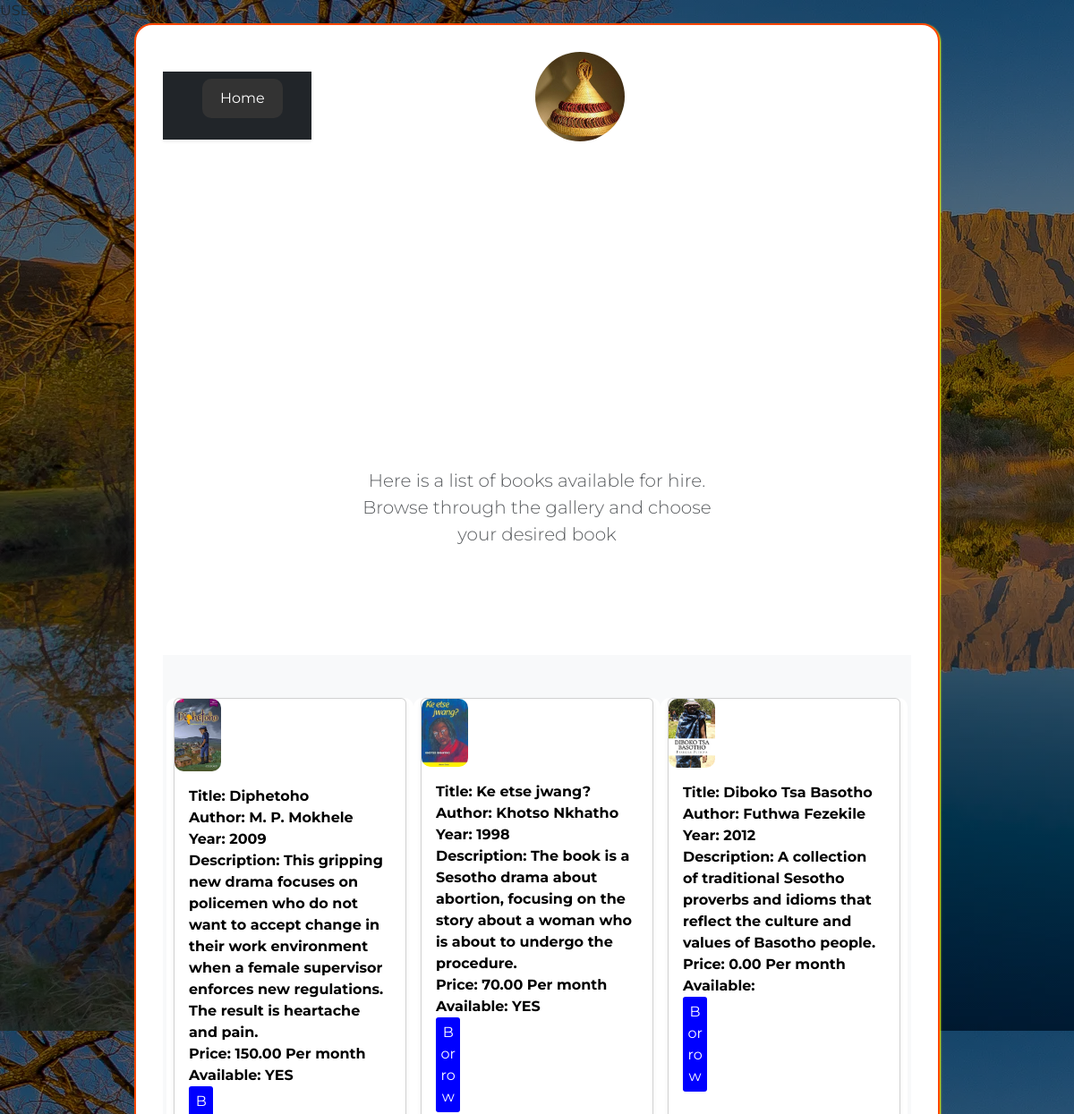
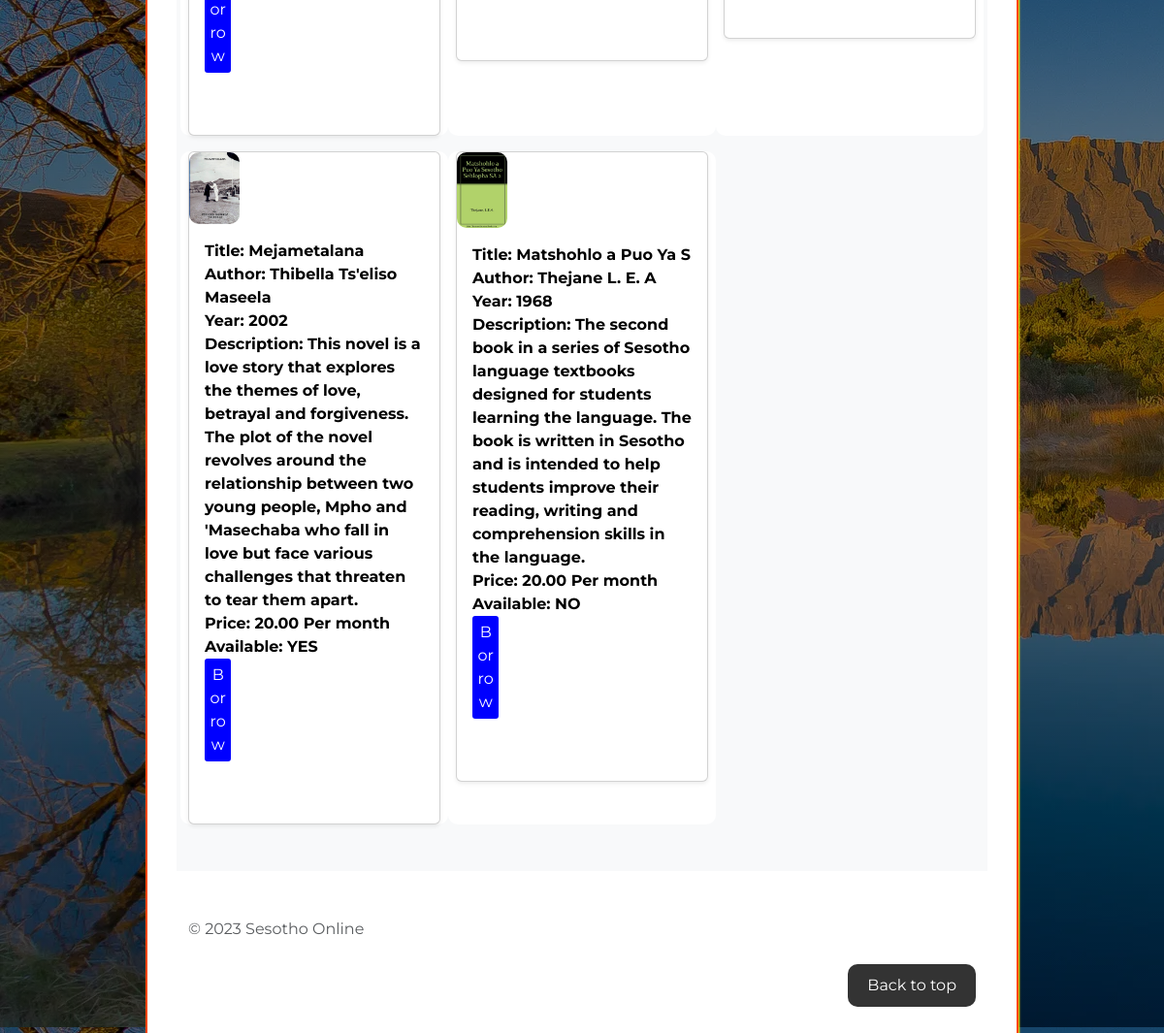
Page /rental.php on the committed database (2 pictures, top to bottom).
### tables this page shows
CREATE TABLE `books` (
  `id` int(11) NOT NULL,
  `title` varchar(20) NOT NULL,
  `author` varchar(30) NOT NULL,
  `publisher` varchar(30) NOT NULL,
  `description` varchar(1000) NOT NULL,
  `year` int(11) NOT NULL,
  `price` decimal(10,2) NOT NULL,
  `availability` varchar(10) NOT NULL,
  `image_data` blob NOT NULL
);

### rental.php (the view, shortened to what this page needs)
<?php
$conn = new mysqli('localhost','root','','sesotho');?>
<!doctype html>
<html lang="en">
  <head>
<link href="bootstrap-5.0.2-dist/css/bootstrap.min.css" rel="stylesheet">
  </head>
  <body>
  <div class="wrapper">
  <div class="box">
<header>
<div style="display: flex; align-items: center;">
  <div class="navbar navbar-dark bg-dark shadow-sm">
    <div class="container">
	  <br></br>
      <nav>
        <ul>
		  <li><a href="index.php">Home</a></li>
        </ul>
      </nav>
    </div>
  </div>
<img  src="image/mokorotlo2.jpg" alt="" width="100" height="100">
</div>
</header>
<main>
  <section class="py-5 text-center container">
    <div class="row py-lg-5">
      <div class="col-lg-6 col-md-8 mx-auto">
        <h1 class="fw-light">Sesotho Online Books For Hire</h1>
        <p1 class="lead text-muted">Here is a list of books available for hire. Browse through the gallery and choose your desired book </p1><br></br>
      </div>
    </div>
  </section>
  <div class="album py-5 bg-light">
    <div class="container">
<div class="row row-cols-1 row-cols-sm-2 row-cols-md-3 g-3">
    <?php
    $sql = "SELECT * FROM books";
    $result = $conn->query($sql);
    if (mysqli_num_rows($result) > 0) {
        while($images = mysqli_fetch_assoc($result)){
    ?>
    <div class="col">
        <div class="card shadow-sm">
            <img src="BOOKS/<?php echo $images['id']; ?>.jpg" alt="<?php echo $images['title']; ?>" class="book-image">
            <div class="card-body">
                <p1 class="card-text">Title:  <?= $images['title'] ?><br>Author:  <?= $images['author'] ?><br>Year:  <?= $images['year'] ?><br>Description:  <?= $images['description'] ?><br>Price:  <?= $images['price'] ?> Per month<br>Available:  <?= $images['availability'] ?></p1>
                <div class="d-flex justify-content-between align-items-center">
                    <div class="btn-group">
                        <form action="payments.php" method="post">
                            <button type="submit" class="borrow-button">Borrow</button><br></br>
                        </form>
                    </div>
                </div>
            </div>
        </div>
    </div>
    <?php }} ?>
</div>
    </div>
  </div>
</main>
<footer class="text-muted py-5">
  <div class="container">
    <p class="float-end mb-1">
      <br></br><a href="#">Back to top</a><br></br>
    </p>
    <p class="mb-1">&copy; 2023 Sesotho Online</p>
  </div>
</footer>
	</div>
	</div>
  </body>
</html>

### rental.php (style rules this page uses)
* { margin: 0; padding: 0; box-sizing: border-box; }
body { font-family: "Montserrat", sens-serif; background: linear-gradient(rgba(0, 0, 0, 0.5), rgba(0, 0, 0, 0.5)), url(image/finally.webp); }
.wrapper { border: 2px solid transparent; display: flex; align-items: center; justify-content: center; }
.box { border-radius: 20px; width: 900px; padding: 30px; border: 2px solid orangered; background-color: white; box-shadow: 1px 1px 2px yellow; display: flex; flex-direction: column; }
.box h1 { color: #fff; text-transform: uppercase; font-weight: 700; text-align: center; }
h1 { font-size:50; }
nav ul { list-style-type: none; }
nav ul li { display: inline; margin-right: 20px; }
nav ul li a { color: white; text-decoration: none; }
a { display: inline-block; padding: 10px 20px; background-color: #333; color: #fff; text-decoration: none; border-radius: 10px; transition: background-color 0.1s ease; }
p1 { color: black; font-weight: bold; }
.borrow-button { margin-left: 0px; display: block; width:40%; padding: 5px; border: none; border-radius: 3px; background-color: blue; color: #fff; text-align: center; text-decoration: none; cursor: pointer; transition: background-color 0.1s ease; }
.col { background-color: white; border-radius: 10px; transition: transform 0.3s ease; }
img { display:border; border-radius:100px; margin-left:250px; margin-bottom:20px; }
.book-image { width: 20%; height: 25%; border-radius: 10px; object-fit: cover; margin-bottom: 0px; display: block; margin-left: 0%; margin-right: 100%; }

### rows in the picture
books: shows a picture, title "Diphetoho", author "M. P. Mokhele", year "2009", description "This gripping new drama focuses on policemen who do not want to accept change in their work environment when a female supervisor enforces new regulations. The result is heartache and pain.", price "150.00", availability "YES"
books: shows a picture, title "Ke etse jwang?", author "Khotso Nkhatho", year "1998", description "The book is a Sesotho drama about abortion, focusing on the story about a woman who is about to undergo the procedure.", price "70.00", availability "YES"
books: shows a picture, title "Diboko Tsa Basotho", author "Futhwa Fezekile", year "2012", description "A collection of traditional Sesotho proverbs and idioms that reflect the culture and values of Basotho people.", price "0.00"
books: shows a picture, title "Mejametalana", author "Thibella Ts'eliso Maseela", year "2002", description "This novel is a love story that explores the themes of love, betrayal and forgiveness. The plot of the novel revolves around the relationship between two young people, Mpho and 'Masechaba who fall in love but face various challenges that threaten to tear them apart.", price "20.00", availability "YES"
books: shows a picture, title "Matshohlo a Puo Ya S", author "Thejane L. E. A", year "1968", description "The second book in a series of Sesotho language textbooks designed for students learning the language. The book is written in Sesotho and is intended to help students improve their reading, writing and comprehension skills in the language.", price "20.00", availability "NO"
